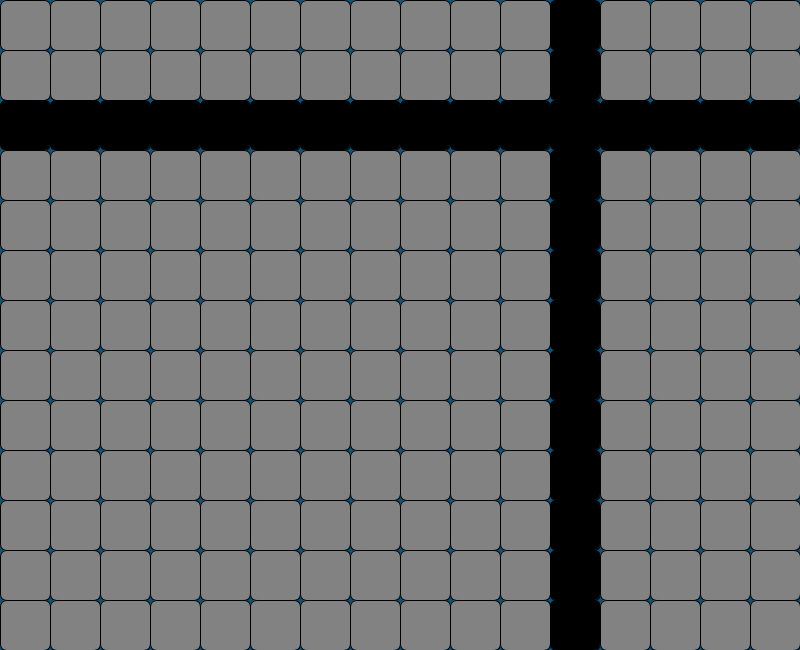
Frame 1 (no input)
Frame 60 (the mouse pressed at the canvas centre just before this capture): identical to frame 1, image omitted
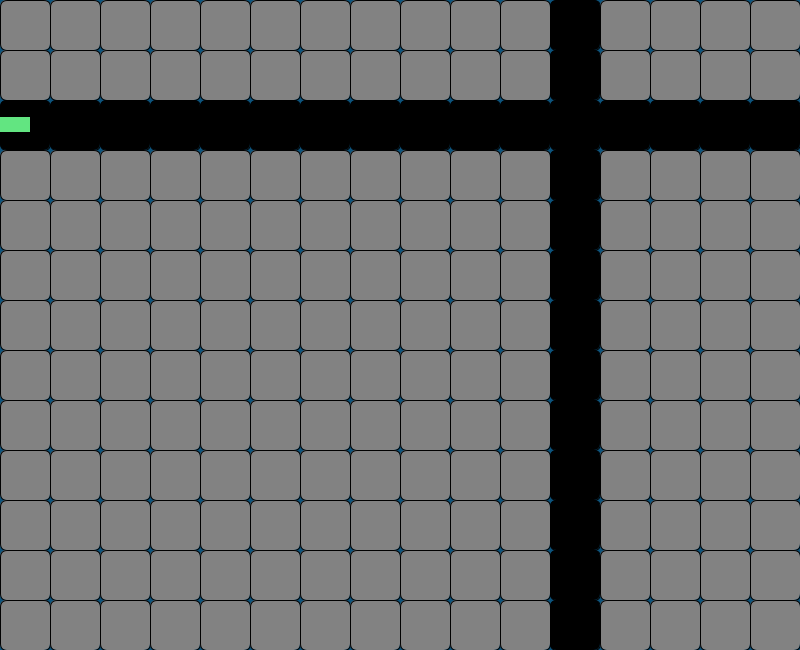
Frame 120 (the mouse held since frame 60 and released just before this capture)

The Processing sketch that drew these frames (run headless with seeded random() and noise(); from frame 60 on, the mouse is pressed at the canvas centre):

// Processing sketch: StraightLine
// ── StraightLine.pde
//to be added next: 
//turning 
//implementing the stoplights
//intersections

import java.util.*;

ArrayList<Car> cars = new ArrayList<Car>();
//ArrayList<StopLight> lights = new ArrayList<StopLight>();

Map data;
int timer;

void setup() {
  size(800, 650);
  background(12, 83, 124);

  timer = 120;

  data = new Map(800/50, 650/50, 800, 650);
  data.drawMap();
}

void draw() {
  background(12, 83, 124);

  stroke(0); //set to black again
  data.drawMap();

  noStroke(); //so there's no outline on the cars
  for (int i = 0; i < cars.size(); i++) {
    Car c = cars.get(i);
    data.updateCar(c);

    //NEED TO CHECK IF AT A SPOT IN KILLABLE, THEN KILL
    if (data.toBeKilled(c)) { 
      cars.remove(c);
      i--;
    }
  }

  timer--; 

  if (timer == 0) {
    timer = 120; 
    ArrayList<Road> rdAry= data.getSpawnable();
    for (Road rd : rdAry) {
      int adjustment = (50 - 15) / 2; //to center the car within the box
      //THIS WILL NEED TO CHANGE AS WE MESS WITH LANES // CARS OF DIFFERENT SIZES // ROAD
      //BIDIRECTIONALITY 
      //right now, it's just ((widthRoad / lanesRoad) - widthCar) / 2, fairly simple to calculate.
      //most likely will stick to that formula

      Car c = new Car(rd.getRow() * 50, rd.getCol() * 50 + adjustment, 0);
      cars.add(c);
      c.drawMe();
    }
  }
}

void mouseClicked() {
  Car newCar = new Car(mouseX, mouseY, 0);
  newCar.drawMe();
  cars.add(newCar);
}
// ── Car.pde
public class Car {
  private float width;
  private float length;
  private float xcor;
  private float ycor;
  private float speed; //number of pixels moved per tick
  private float angle; //orientation of the car (0 to 360 degrees) 

  private GridSquare current;
  private GridSquare nextUp;
  private GridSquare nextLeft;
  private GridSquare nextRight;


  public Car(float x, float y, float orientation) { 
    //what should be set here?
    width = 15; 
    length = 30;
    xcor = x;
    ycor = y;
    speed = 1;
    angle = orientation;
    // Map.updateCar(this);
  }

  //drawing of the car: 
  public void drawMe() {
    fill(98, 229, 129); //a fun light green

    if (angle == 0 || angle == 180) { //if you're horizontal
      rect(xcor, ycor, length, width);
    } else { //if you're vertical
      rect(xcor, ycor, width, length);
    }
  }



  //moving the car!
  //will have to be changed with PVectors...
  public void move() {
    if (angle == 0) { //going to the right
      xcor += speed;
    } else if (angle == 90) { //going up 
      ycor += speed;
    } else if (angle == 180) { //going to the left
      xcor -= speed;
    } else { //going down (angle == 270)
      ycor -= speed;
    }
  }



  //accessors: 
  public float getX() {
    return xcor;
  }

  public float getY() {
    return ycor;
  }

  public GridSquare current() {
    return current;
  }

  public GridSquare nextUp() {
    return nextUp;
  }

  public GridSquare nextLeft() {
    return nextLeft;
  }

  public GridSquare nextRight() {
    return nextRight;
  }

  public float getAngle() {
    return angle;
  }

  public float getSpeed() {
    return speed;
  }

  //mutators: 

  public void incX(float x) {
    xcor += x;
  }

  public void incY(float y) {
    ycor += y;
  }

  public void setSpeed(float s) {
    speed = s;
  }

  public void incSpeed(float s) {
    speed += s;
  }

  public void setAngle(float a) {
    angle = Math.abs(a % 360);
  }

  public void incAngle(float a) {
    angle += a;
    angle = Math.abs(angle % 360);
  }

  //more mutators: setting the adjacent squares
  public void setCurrent(GridSquare g) {
    current = g;
  }

  public void setNextUp(GridSquare g) {
    nextUp = g;
  }

  public void setLeft(GridSquare g) {
    nextLeft = g;
  }

  public void setRight(GridSquare g) {
    nextRight = g;
  }
}
// ── GridSquare.pde
public class GridSquare {
  //NEEDS TO BE NAMED THE BRITISH VERSION 
  int colour = 0; //single, 0-256 for now (could change later to trio)
  int row, col; 

  public GridSquare(int r, int c, int colour) {
    this.colour = colour;
    row = r;
    col = c;
  }

  public int getColor() {
    return colour;
  }

  public void setColor(int c) {
    colour = c;
  }

  public int getRow() {
    return row;
  }

  public int getCol() {
    return col;
  }
}
// ── Map.pde
import java.util.*;

public class Map {
  public GridSquare[][] data;
  private int maxX;
  private int maxY;

  //FOR SPAWNING/KILLING CARS
  private ArrayList<Road> spawnable = new ArrayList<Road>(); //isStart == true
  private ArrayList<Road> killable = new ArrayList<Road>(); //isEnd == true

  //maxX, maxY are the screen dimensions (size(x,y)) 
  public Map(int gridR, int gridC, int maxX, int maxY) {
    this.maxX = maxX;
    this.maxY = maxY;

    data = new GridSquare[gridR][gridC];

    //could add a toggle for 'choose pre-generated map'   
    for (int r = 0; r < gridR; r++) {
      for (int c = 0; c < gridC; c++) {    
        if (r == 0 && c == 2) { //you're the start road
          Road rd = new Road(r, c, true, false);
          spawnable.add(rd);
          data[r][c] = rd;
        } else if (r == gridR - 1 && c == 2) { //you're the end road
          Road rd = new Road(r, c, false, true);
          killable.add(rd);
          data[r][c] = rd;
        } else if (c == 2) {
          data[r][c] = new Road(r, c, false, false); //making a horizontal road
        } else {
          data[r][c] = new GridSquare(r, c, 130); // set to the normal gray
        }
      }
    }

    //editing the map further:
    int i = 0;
    while (i < gridC) {
      data[11][i] = new Road(11, i, false, false);
      i++;
    }
  }



  //called as the update function in the Map class
  public void updateCar(Car c) {
    c.move();
    c.drawMe();


    //changing current, nextUp, nextLeft, nextRight FOR EACH DIFFERENT ORIENTATION
    //draw diagrams for this (will be easier to understand, trust me...
    if (c.getAngle() == 0) { // to the right is front
      c.setCurrent(getSquare(int(c.getX() / 50), int(c.getY() / 50)));
      try {
        c.setNextUp(getSquare(int(c.getX() / 50 + 1), int(c.getY() / 50)));
      }
      catch(ArrayIndexOutOfBoundsException e) {
        c.setNextUp(null);
      }
      try {
        c.setLeft(getSquare(int(c.getX() / 50), int(c.getY() / 50 + 1)));
      }
      catch(ArrayIndexOutOfBoundsException e) {
        c.setLeft(null);
      }
      try {
        c.setRight(getSquare(int(c.getX() / 50), int(c.getY() / 50 - 1)));
      }
      catch(ArrayIndexOutOfBoundsException e) {
        c.setRight(null);
      }
    } else if (c.getAngle() == 90 ) { // upwards is front
      c.setCurrent(getSquare(int(c.getX() / 50), int(c.getY() / 50)));
      try {
        c.setNextUp(getSquare(int(c.getX() / 50), int(c.getY() / 50 + 1)));
      }
      catch(ArrayIndexOutOfBoundsException e) {
        c.setNextUp(null);
      }
      try {
        c.setLeft(getSquare(int(c.getX() / 50 - 1), int(c.getY() / 50)));
      }
      catch(ArrayIndexOutOfBoundsException e) {
        c.setLeft(null);
      }
      try {
        c.setRight(getSquare(int(c.getX() / 50 + 1), int(c.getY() / 50)));
      }
      catch(ArrayIndexOutOfBoundsException e) {
        c.setRight(null);
      }
    } else if (c.getAngle() == 180) { // to the left is front
      c.setCurrent(getSquare(int(c.getX() / 50), int(c.getY() / 50)));
      try {
        c.setNextUp(getSquare(int(c.getX() / 50 - 1), int(c.getY() / 50)));
      }
      catch(ArrayIndexOutOfBoundsException e) {
        c.setNextUp(null);
      }
      try {
        c.setLeft(getSquare(int(c.getX() / 50), int(c.getY() / 50 - 1)));
      }
      catch(ArrayIndexOutOfBoundsException e) {
        c.setLeft(null);
      }
      try {
        c.setRight(getSquare(int(c.getX() / 50), int(c.getY() / 50 + 1)));
      }
      catch(ArrayIndexOutOfBoundsException e) {
        c.setRight(null);
      }
    } else { // downwards is front
      c.setCurrent(getSquare(int(c.getX() / 50), int(c.getY() / 50)));
      try {
        c.setNextUp(getSquare(int(c.getX() / 50), int(c.getY() / 50 - 1)));
      }
      catch(ArrayIndexOutOfBoundsException e) {
        c.setNextUp(null);
      }
      try {
        c.setLeft(getSquare(int(c.getX() / 50 + 1), int(c.getY() / 50)));
      }
      catch(ArrayIndexOutOfBoundsException e) {
        c.setLeft(null);
      }
      try {
        c.setRight(getSquare(int(c.getX() / 50 - 1), int(c.getY() / 50)));
      }
      catch(ArrayIndexOutOfBoundsException e) {
        c.setRight(null);
      }
    }
  }

  //accessor method
  public GridSquare getSquare(int r, int c) {
    return data[r][c];
  }

  public ArrayList<Road> getSpawnable() {
    return spawnable;
  }

  public ArrayList<Road> getKillable() {
    return killable;
  }

  public boolean toBeKilled(Car c) {
    GridSquare gs = data[int(c.getX() / 50)][int(c.getY() / 50)];
    return killable.indexOf(gs) != -1;
  }

  //only gets called once (in the setup of BasicMap)
  public void drawMap() {
    for (int r = 0; r < data.length; r++) {
      for (int c = 0; c < data[r].length; c++) {
        fill(data[r][c].getColor());
        rect(r * 50, c * 50, 50, 50, 7);
      }
    }
  }


  /* //NOT BEING USED RIGHT NOW
   //drawing the map (does that go here or...) 
   public void updateMap(float x, float y) {
   //find the grid square
   GridSquare gs = getSquare(int(x / 50), int(y / 50));
   if (gs.getColor() == 130) {
   data[int(x / 50)][int(y / 50)] = new Road(false, false);
   } else if (gs.getColor() == 0) {
   data[int(x / 50)][int(y / 50)] = new GridSquare(130);
   }
   }
   */
} 
// ── Road.pde
public class Road extends GridSquare {
  private boolean isEnd; //Cars get killed here
  private boolean isStart; //Cars spawn here

  public Road(int r, int c, boolean start, boolean end) {
    super(r, c, 0); //set to black
    isStart = start;
    isEnd = end;
  }
}
